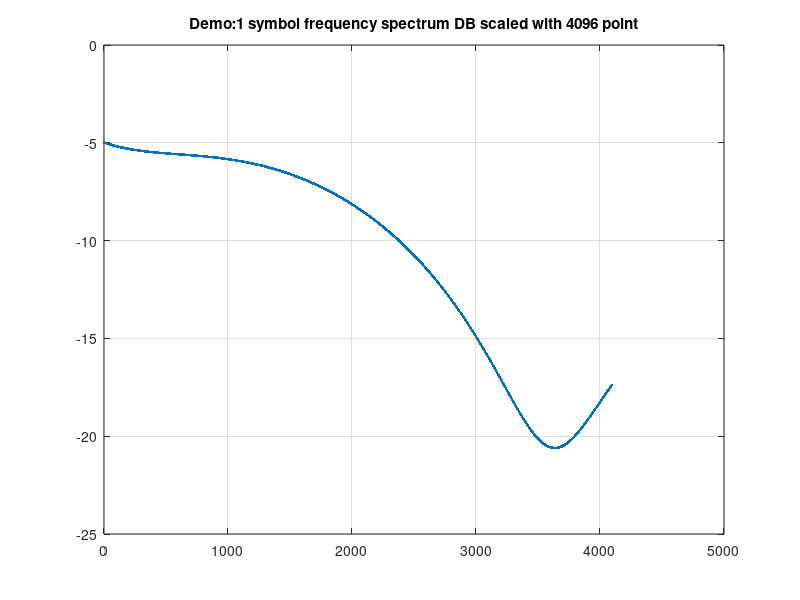
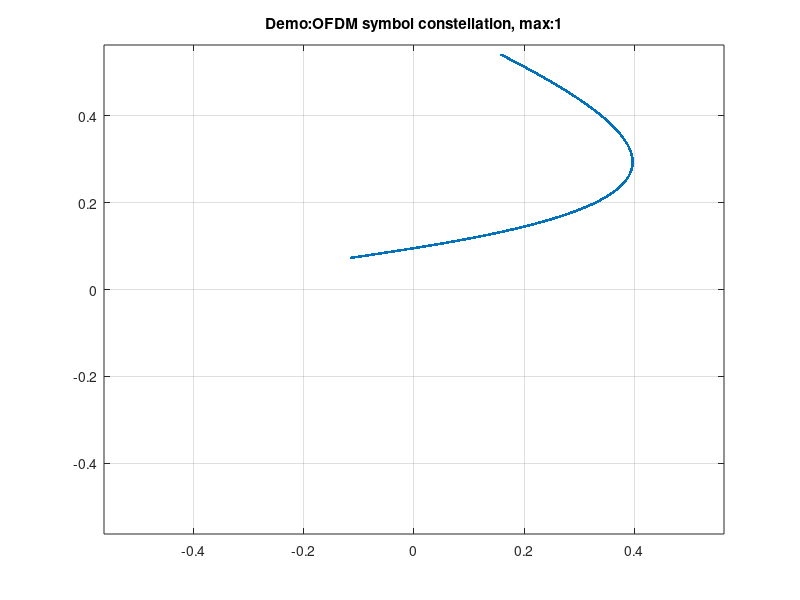

Recreate these plots in MATLAB, in order.
function log_freq=plot1SymbolConstellation(Ant_view,len,fig_str)
%% plot slot frequency & constellation result
if nargin==0
    sn=1:4096;
    Ant_view=sinc(sn/4096)+1i*exp(1i-sn/2047);    
    len=length(Ant_view);
    fig_str="Demo";
elseif nargin==1
    len=length(Ant_view);
    fig_str="BBData";
elseif nargin==2
    fig_str="BBData";
end

%% spectrum
log_freq=20*log10(abs(Ant_view));

str=sprintf('%s:1 symbol frequency spectrum DB scaled with %d point',fig_str,len);
figure('NumberTitle', 'on', 'Name', str);
plot(log_freq,'.');
title(str);
grid on;

%% timing diagram
str=sprintf('%s:1 symbol timing diagram with %d point',fig_str,len);
figure('NumberTitle', 'on', 'Name', str);
plot(abs(Ant_view),'.');
title(str);
grid on;

%% constellation
Id=real(Ant_view);
Qd=imag(Ant_view);
Scale=max(abs(Ant_view(:)));

%scatter(Id,Qd);
plot(Id(1:len),Qd(1:len),'.');
str=sprintf('%s:OFDM symbol constellation, max:%d',fig_str,ceil(Scale));
title(str);
grid on;
axis([-Scale,Scale,-Scale,Scale]);

